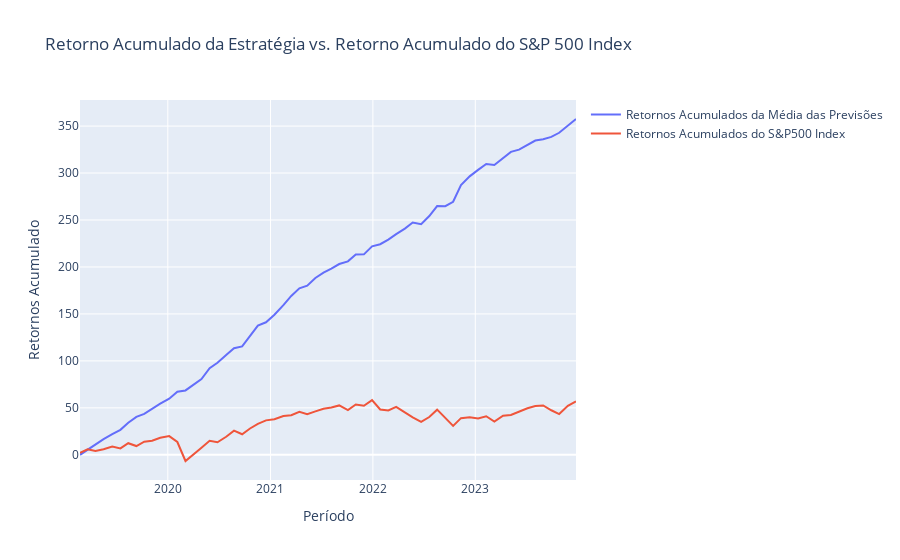

Notebook cell for this chart:
### Markdown cell above
##### **Gráfico de Retorno Acumulado da Estratégia vs. Retorno Acumulado do S&P 500 Index**

### Code cell
#
average_monthly_cumulative_returns = average_monthly_results.cumsum()
#
average_monthly_cumulative_returns.name = "Retornos Acumulados da Média das Previsões"
#
plot_multiples_time_series_line_graphs([average_monthly_cumulative_returns, sp500_index_cumulative_returns], "Retorno Acumulado da Estratégia vs. Retorno Acumulado do S&P 500 Index", "Período", "Retornos Acumulado")
